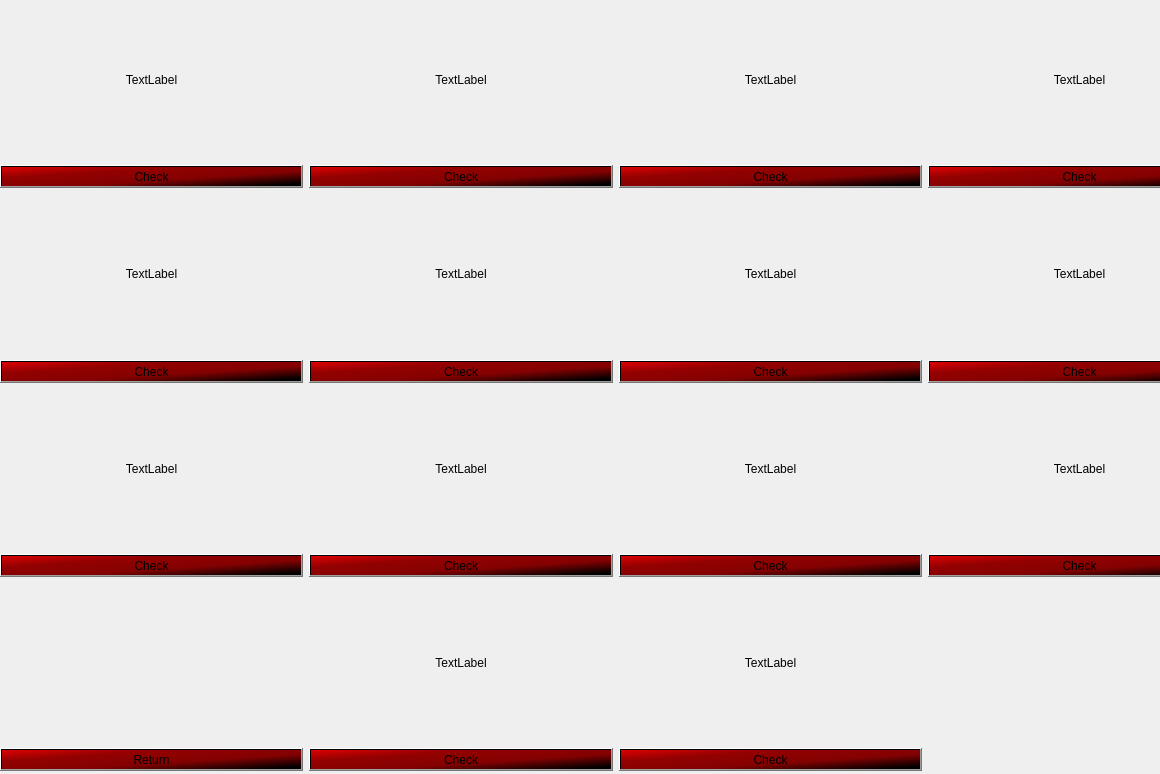
<?xml version="1.0" encoding="UTF-8"?>
<ui version="4.0">
 <class>PokedexSecondPage</class>
 <widget class="QDialog" name="PokedexSecondPage">
  <property name="geometry">
   <rect>
    <x>0</x>
    <y>0</y>
    <width>1160</width>
    <height>774</height>
   </rect>
  </property>
  <property name="windowTitle">
   <string>Pokedex</string>
  </property>
  <widget class="QWidget" name="gridLayoutWidget">
   <property name="geometry">
    <rect>
     <x>0</x>
     <y>0</y>
     <width>1231</width>
     <height>771</height>
    </rect>
   </property>
   <layout class="QGridLayout" name="gridLayout_2">
    <item row="0" column="1">
     <layout class="QVBoxLayout" name="verticalLayout2_2">
      <item>
       <widget class="QLabel" name="Pokemon16">
        <property name="layoutDirection">
         <enum>Qt::LeftToRight</enum>
        </property>
        <property name="styleSheet">
         <string notr="true">font: 11pt &quot;Fixedsys&quot;;
color: rgb(0, 0, 0);
</string>
        </property>
        <property name="text">
         <string>TextLabel</string>
        </property>
        <property name="alignment">
         <set>Qt::AlignCenter</set>
        </property>
       </widget>
      </item>
      <item>
       <widget class="QPushButton" name="CheckButton16">
        <property name="styleSheet">
         <string notr="true">background-color: qlineargradient(spread:pad, x1:0, y1:0, x2:0.972, y2:0.909, stop:0 rgba(220, 0, 0, 253), stop:0.301676 rgba(147, 0, 0, 254), stop:0.653631 rgba(131, 0, 0, 254), stop:1 rgba(0, 0, 0, 255));

font: 11pt &quot;Fixedsys&quot;;
border-color: rgb(0, 0, 0);</string>
        </property>
        <property name="text">
         <string>Check</string>
        </property>
       </widget>
      </item>
     </layout>
    </item>
    <item row="1" column="1">
     <layout class="QVBoxLayout" name="verticalLayout6_2">
      <item>
       <widget class="QLabel" name="Pokemon20">
        <property name="layoutDirection">
         <enum>Qt::LeftToRight</enum>
        </property>
        <property name="styleSheet">
         <string notr="true">font: 11pt &quot;Fixedsys&quot;;
color: rgb(0, 0, 0);
</string>
        </property>
        <property name="text">
         <string>TextLabel</string>
        </property>
        <property name="alignment">
         <set>Qt::AlignCenter</set>
        </property>
       </widget>
      </item>
      <item>
       <widget class="QPushButton" name="CheckButton20">
        <property name="styleSheet">
         <string notr="true">background-color: qlineargradient(spread:pad, x1:0, y1:0, x2:0.972, y2:0.909, stop:0 rgba(220, 0, 0, 253), stop:0.301676 rgba(147, 0, 0, 254), stop:0.653631 rgba(131, 0, 0, 254), stop:1 rgba(0, 0, 0, 255));

font: 11pt &quot;Fixedsys&quot;;
border-color: rgb(0, 0, 0);</string>
        </property>
        <property name="text">
         <string>Check</string>
        </property>
       </widget>
      </item>
     </layout>
    </item>
    <item row="1" column="0">
     <layout class="QVBoxLayout" name="verticalLayout5_2">
      <item>
       <widget class="QLabel" name="Pokemon19">
        <property name="styleSheet">
         <string notr="true">font: 11pt &quot;Fixedsys&quot;;
color: rgb(0, 0, 0);
</string>
        </property>
        <property name="text">
         <string>TextLabel</string>
        </property>
        <property name="alignment">
         <set>Qt::AlignCenter</set>
        </property>
       </widget>
      </item>
      <item>
       <widget class="QPushButton" name="CheckButton19">
        <property name="styleSheet">
         <string notr="true">background-color: qlineargradient(spread:pad, x1:0, y1:0, x2:0.972, y2:0.909, stop:0 rgba(220, 0, 0, 253), stop:0.301676 rgba(147, 0, 0, 254), stop:0.653631 rgba(131, 0, 0, 254), stop:1 rgba(0, 0, 0, 255));

font: 11pt &quot;Fixedsys&quot;;
border-color: rgb(0, 0, 0);</string>
        </property>
        <property name="text">
         <string>Check</string>
        </property>
       </widget>
      </item>
     </layout>
    </item>
    <item row="0" column="0">
     <layout class="QVBoxLayout" name="verticalLayout1_2">
      <item>
       <widget class="QLabel" name="Pokemon15">
        <property name="layoutDirection">
         <enum>Qt::LeftToRight</enum>
        </property>
        <property name="styleSheet">
         <string notr="true">font: 11pt &quot;Fixedsys&quot;;
color: rgb(0, 0, 0);
</string>
        </property>
        <property name="text">
         <string>TextLabel</string>
        </property>
        <property name="alignment">
         <set>Qt::AlignCenter</set>
        </property>
       </widget>
      </item>
      <item>
       <widget class="QPushButton" name="CheckButton15">
        <property name="styleSheet">
         <string notr="true">background-color: qlineargradient(spread:pad, x1:0, y1:0, x2:0.972, y2:0.909, stop:0 rgba(220, 0, 0, 253), stop:0.301676 rgba(147, 0, 0, 254), stop:0.653631 rgba(131, 0, 0, 254), stop:1 rgba(0, 0, 0, 255));

font: 11pt &quot;Fixedsys&quot;;
border-color: rgb(0, 0, 0);</string>
        </property>
        <property name="text">
         <string>Check</string>
        </property>
       </widget>
      </item>
     </layout>
    </item>
    <item row="3" column="0">
     <layout class="QVBoxLayout" name="verticalLayout9_2">
      <item>
       <widget class="QLabel" name="Pokemon23">
        <property name="layoutDirection">
         <enum>Qt::LeftToRight</enum>
        </property>
        <property name="styleSheet">
         <string notr="true">font: 11pt &quot;Fixedsys&quot;;
color: rgb(0, 0, 0);
</string>
        </property>
        <property name="text">
         <string>TextLabel</string>
        </property>
        <property name="alignment">
         <set>Qt::AlignCenter</set>
        </property>
       </widget>
      </item>
      <item>
       <widget class="QPushButton" name="CheckButton23">
        <property name="styleSheet">
         <string notr="true">background-color: qlineargradient(spread:pad, x1:0, y1:0, x2:0.972, y2:0.909, stop:0 rgba(220, 0, 0, 253), stop:0.301676 rgba(147, 0, 0, 254), stop:0.653631 rgba(131, 0, 0, 254), stop:1 rgba(0, 0, 0, 255));

font: 11pt &quot;Fixedsys&quot;;
border-color: rgb(0, 0, 0);</string>
        </property>
        <property name="text">
         <string>Check</string>
        </property>
       </widget>
      </item>
     </layout>
    </item>
    <item row="1" column="3">
     <layout class="QVBoxLayout" name="verticalLayout_9">
      <item>
       <widget class="QLabel" name="Pokemon22">
        <property name="layoutDirection">
         <enum>Qt::LeftToRight</enum>
        </property>
        <property name="styleSheet">
         <string notr="true">font: 11pt &quot;Fixedsys&quot;;
color: rgb(0, 0, 0);
</string>
        </property>
        <property name="text">
         <string>TextLabel</string>
        </property>
        <property name="alignment">
         <set>Qt::AlignCenter</set>
        </property>
       </widget>
      </item>
      <item>
       <widget class="QPushButton" name="CheckButton22">
        <property name="styleSheet">
         <string notr="true">background-color: qlineargradient(spread:pad, x1:0, y1:0, x2:0.972, y2:0.909, stop:0 rgba(220, 0, 0, 253), stop:0.301676 rgba(147, 0, 0, 254), stop:0.653631 rgba(131, 0, 0, 254), stop:1 rgba(0, 0, 0, 255));

font: 11pt &quot;Fixedsys&quot;;
border-color: rgb(0, 0, 0);</string>
        </property>
        <property name="text">
         <string>Check</string>
        </property>
       </widget>
      </item>
     </layout>
    </item>
    <item row="5" column="0">
     <layout class="QVBoxLayout" name="verticalLayout13_2">
      <item>
       <widget class="QLabel" name="emptyLabel">
        <property name="text">
         <string/>
        </property>
       </widget>
      </item>
      <item>
       <widget class="QPushButton" name="BackButton">
        <property name="styleSheet">
         <string notr="true">background-color: qlineargradient(spread:pad, x1:0, y1:0, x2:0.972, y2:0.909, stop:0 rgba(220, 0, 0, 253), stop:0.301676 rgba(147, 0, 0, 254), stop:0.653631 rgba(131, 0, 0, 254), stop:1 rgba(0, 0, 0, 255));

font: 11pt &quot;Fixedsys&quot;;
border-color: rgb(0, 0, 0);</string>
        </property>
        <property name="text">
         <string>Return</string>
        </property>
       </widget>
      </item>
     </layout>
    </item>
    <item row="1" column="2">
     <layout class="QVBoxLayout" name="verticalLayout7_2">
      <item>
       <widget class="QLabel" name="Pokemon21">
        <property name="layoutDirection">
         <enum>Qt::LeftToRight</enum>
        </property>
        <property name="styleSheet">
         <string notr="true">font: 11pt &quot;Fixedsys&quot;;
color: rgb(0, 0, 0);
</string>
        </property>
        <property name="text">
         <string>TextLabel</string>
        </property>
        <property name="alignment">
         <set>Qt::AlignCenter</set>
        </property>
       </widget>
      </item>
      <item>
       <widget class="QPushButton" name="CheckButton21">
        <property name="styleSheet">
         <string notr="true">background-color: qlineargradient(spread:pad, x1:0, y1:0, x2:0.972, y2:0.909, stop:0 rgba(220, 0, 0, 253), stop:0.301676 rgba(147, 0, 0, 254), stop:0.653631 rgba(131, 0, 0, 254), stop:1 rgba(0, 0, 0, 255));

font: 11pt &quot;Fixedsys&quot;;
border-color: rgb(0, 0, 0);</string>
        </property>
        <property name="text">
         <string>Check</string>
        </property>
       </widget>
      </item>
     </layout>
    </item>
    <item row="3" column="2">
     <layout class="QVBoxLayout" name="verticalLayout11_2">
      <item>
       <widget class="QLabel" name="Pokemon25">
        <property name="styleSheet">
         <string notr="true">font: 11pt &quot;Fixedsys&quot;;
color: rgb(0, 0, 0);
</string>
        </property>
        <property name="text">
         <string>TextLabel</string>
        </property>
        <property name="alignment">
         <set>Qt::AlignCenter</set>
        </property>
       </widget>
      </item>
      <item>
       <widget class="QPushButton" name="CheckButton25">
        <property name="styleSheet">
         <string notr="true">background-color: qlineargradient(spread:pad, x1:0, y1:0, x2:0.972, y2:0.909, stop:0 rgba(220, 0, 0, 253), stop:0.301676 rgba(147, 0, 0, 254), stop:0.653631 rgba(131, 0, 0, 254), stop:1 rgba(0, 0, 0, 255));

font: 11pt &quot;Fixedsys&quot;;
border-color: rgb(0, 0, 0);</string>
        </property>
        <property name="text">
         <string>Check</string>
        </property>
       </widget>
      </item>
     </layout>
    </item>
    <item row="3" column="1">
     <layout class="QVBoxLayout" name="verticalLayout10_2">
      <item>
       <widget class="QLabel" name="Pokemon24">
        <property name="styleSheet">
         <string notr="true">font: 11pt &quot;Fixedsys&quot;;
color: rgb(0, 0, 0);
</string>
        </property>
        <property name="text">
         <string>TextLabel</string>
        </property>
        <property name="alignment">
         <set>Qt::AlignCenter</set>
        </property>
       </widget>
      </item>
      <item>
       <widget class="QPushButton" name="CheckButton24">
        <property name="styleSheet">
         <string notr="true">background-color: qlineargradient(spread:pad, x1:0, y1:0, x2:0.972, y2:0.909, stop:0 rgba(220, 0, 0, 253), stop:0.301676 rgba(147, 0, 0, 254), stop:0.653631 rgba(131, 0, 0, 254), stop:1 rgba(0, 0, 0, 255));

font: 11pt &quot;Fixedsys&quot;;
border-color: rgb(0, 0, 0);</string>
        </property>
        <property name="text">
         <string>Check</string>
        </property>
       </widget>
      </item>
     </layout>
    </item>
    <item row="0" column="2">
     <layout class="QVBoxLayout" name="verticalLayout_4">
      <item>
       <widget class="QLabel" name="Pokemon17">
        <property name="layoutDirection">
         <enum>Qt::LeftToRight</enum>
        </property>
        <property name="styleSheet">
         <string notr="true">font: 11pt &quot;Fixedsys&quot;;
color: rgb(0, 0, 0);
</string>
        </property>
        <property name="text">
         <string>TextLabel</string>
        </property>
        <property name="alignment">
         <set>Qt::AlignCenter</set>
        </property>
       </widget>
      </item>
      <item>
       <widget class="QPushButton" name="CheckButton17">
        <property name="styleSheet">
         <string notr="true">background-color: qlineargradient(spread:pad, x1:0, y1:0, x2:0.972, y2:0.909, stop:0 rgba(220, 0, 0, 253), stop:0.301676 rgba(147, 0, 0, 254), stop:0.653631 rgba(131, 0, 0, 254), stop:1 rgba(0, 0, 0, 255));

font: 11pt &quot;Fixedsys&quot;;
border-color: rgb(0, 0, 0);</string>
        </property>
        <property name="text">
         <string>Check</string>
        </property>
       </widget>
      </item>
     </layout>
    </item>
    <item row="3" column="3">
     <layout class="QVBoxLayout" name="verticalLayout12_2">
      <item>
       <widget class="QLabel" name="Pokemon26">
        <property name="styleSheet">
         <string notr="true">font: 11pt &quot;Fixedsys&quot;;
color: rgb(0, 0, 0);
</string>
        </property>
        <property name="text">
         <string>TextLabel</string>
        </property>
        <property name="alignment">
         <set>Qt::AlignCenter</set>
        </property>
       </widget>
      </item>
      <item>
       <widget class="QPushButton" name="CheckButton26">
        <property name="styleSheet">
         <string notr="true">background-color: qlineargradient(spread:pad, x1:0, y1:0, x2:0.972, y2:0.909, stop:0 rgba(220, 0, 0, 253), stop:0.301676 rgba(147, 0, 0, 254), stop:0.653631 rgba(131, 0, 0, 254), stop:1 rgba(0, 0, 0, 255));

font: 11pt &quot;Fixedsys&quot;;
border-color: rgb(0, 0, 0);</string>
        </property>
        <property name="text">
         <string>Check</string>
        </property>
       </widget>
      </item>
     </layout>
    </item>
    <item row="0" column="3">
     <layout class="QVBoxLayout" name="verticalLayout4_2">
      <item>
       <widget class="QLabel" name="Pokemon18">
        <property name="styleSheet">
         <string notr="true">font: 11pt &quot;Fixedsys&quot;;
color: rgb(0, 0, 0);
</string>
        </property>
        <property name="text">
         <string>TextLabel</string>
        </property>
        <property name="alignment">
         <set>Qt::AlignCenter</set>
        </property>
       </widget>
      </item>
      <item>
       <widget class="QPushButton" name="CheckButton18">
        <property name="styleSheet">
         <string notr="true">background-color: qlineargradient(spread:pad, x1:0, y1:0, x2:0.972, y2:0.909, stop:0 rgba(220, 0, 0, 253), stop:0.301676 rgba(147, 0, 0, 254), stop:0.653631 rgba(131, 0, 0, 254), stop:1 rgba(0, 0, 0, 255));

font: 11pt &quot;Fixedsys&quot;;
border-color: rgb(0, 0, 0);</string>
        </property>
        <property name="text">
         <string>Check</string>
        </property>
       </widget>
      </item>
     </layout>
    </item>
    <item row="5" column="1">
     <layout class="QVBoxLayout" name="verticalLayout">
      <item>
       <widget class="QLabel" name="Pokemon27">
        <property name="styleSheet">
         <string notr="true">font: 11pt &quot;Fixedsys&quot;;
color: rgb(0, 0, 0);
</string>
        </property>
        <property name="text">
         <string>TextLabel</string>
        </property>
        <property name="alignment">
         <set>Qt::AlignCenter</set>
        </property>
       </widget>
      </item>
      <item>
       <widget class="QPushButton" name="CheckButton27">
        <property name="styleSheet">
         <string notr="true">background-color: qlineargradient(spread:pad, x1:0, y1:0, x2:0.972, y2:0.909, stop:0 rgba(220, 0, 0, 253), stop:0.301676 rgba(147, 0, 0, 254), stop:0.653631 rgba(131, 0, 0, 254), stop:1 rgba(0, 0, 0, 255));

font: 11pt &quot;Fixedsys&quot;;
border-color: rgb(0, 0, 0);</string>
        </property>
        <property name="text">
         <string>Check</string>
        </property>
       </widget>
      </item>
     </layout>
    </item>
    <item row="5" column="2">
     <layout class="QVBoxLayout" name="verticalLayout_2">
      <item>
       <widget class="QLabel" name="Pokemon28">
        <property name="styleSheet">
         <string notr="true">font: 11pt &quot;Fixedsys&quot;;
color: rgb(0, 0, 0);
</string>
        </property>
        <property name="text">
         <string>TextLabel</string>
        </property>
        <property name="alignment">
         <set>Qt::AlignCenter</set>
        </property>
       </widget>
      </item>
      <item>
       <widget class="QPushButton" name="CheckButton28">
        <property name="styleSheet">
         <string notr="true">background-color: qlineargradient(spread:pad, x1:0, y1:0, x2:0.972, y2:0.909, stop:0 rgba(220, 0, 0, 253), stop:0.301676 rgba(147, 0, 0, 254), stop:0.653631 rgba(131, 0, 0, 254), stop:1 rgba(0, 0, 0, 255));

font: 11pt &quot;Fixedsys&quot;;
border-color: rgb(0, 0, 0);</string>
        </property>
        <property name="text">
         <string>Check</string>
        </property>
       </widget>
      </item>
     </layout>
    </item>
   </layout>
  </widget>
  <widget class="QLabel" name="background">
   <property name="geometry">
    <rect>
     <x>-440</x>
     <y>-140</y>
     <width>1791</width>
     <height>991</height>
    </rect>
   </property>
   <property name="text">
    <string/>
   </property>
   <property name="pixmap">
    <pixmap resource="resource.qrc">:/resources/resources/pokedexBackground.jpg</pixmap>
   </property>
  </widget>
  <zorder>background</zorder>
  <zorder>gridLayoutWidget</zorder>
 </widget>
 <resources>
  <include location="resource.qrc"/>
 </resources>
 <connections/>
</ui>
